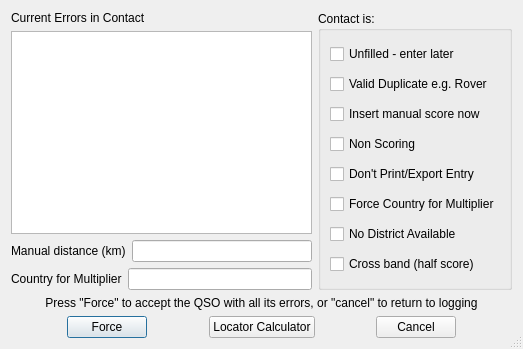
<?xml version="1.0" encoding="UTF-8"?>
<ui version="4.0">
 <class>TForceLogDlg</class>
 <widget class="QDialog" name="TForceLogDlg">
  <property name="geometry">
   <rect>
    <x>0</x>
    <y>0</y>
    <width>523</width>
    <height>349</height>
   </rect>
  </property>
  <property name="windowTitle">
   <string>Force Log the Current Contact</string>
  </property>
  <property name="sizeGripEnabled">
   <bool>true</bool>
  </property>
  <layout class="QVBoxLayout" name="verticalLayout_3">
   <item>
    <layout class="QHBoxLayout" name="horizontalLayout_3">
     <item>
      <layout class="QVBoxLayout" name="verticalLayout_2">
       <item>
        <widget class="QLabel" name="label">
         <property name="text">
          <string>Current Errors in Contact</string>
         </property>
        </widget>
       </item>
       <item>
        <widget class="QListWidget" name="ErrList"/>
       </item>
       <item>
        <layout class="QHBoxLayout" name="horizontalLayout_2">
         <item>
          <widget class="QLabel" name="label_2">
           <property name="text">
            <string>Manual distance (km)</string>
           </property>
          </widget>
         </item>
         <item>
          <widget class="QLineEdit" name="ScoreIl">
           <property name="clearButtonEnabled">
            <bool>true</bool>
           </property>
          </widget>
         </item>
        </layout>
       </item>
       <item>
        <layout class="QHBoxLayout" name="horizontalLayout">
         <item>
          <widget class="QLabel" name="label_3">
           <property name="text">
            <string>Country for Multiplier</string>
           </property>
          </widget>
         </item>
         <item>
          <widget class="QLineEdit" name="CtryMultIl">
           <property name="clearButtonEnabled">
            <bool>true</bool>
           </property>
          </widget>
         </item>
        </layout>
       </item>
      </layout>
     </item>
     <item>
      <widget class="QGroupBox" name="groupBox">
       <property name="title">
        <string>Contact is:</string>
       </property>
       <layout class="QVBoxLayout" name="verticalLayout">
        <item>
         <widget class="QCheckBox" name="CheckBox1">
          <property name="text">
           <string>Unfilled - enter later</string>
          </property>
         </widget>
        </item>
        <item>
         <widget class="QCheckBox" name="CheckBox2">
          <property name="text">
           <string>Valid Duplicate e.g. Rover</string>
          </property>
         </widget>
        </item>
        <item>
         <widget class="QCheckBox" name="CheckBox3">
          <property name="text">
           <string>Insert manual score now</string>
          </property>
         </widget>
        </item>
        <item>
         <widget class="QCheckBox" name="CheckBox4">
          <property name="text">
           <string>Non Scoring</string>
          </property>
         </widget>
        </item>
        <item>
         <widget class="QCheckBox" name="CheckBox5">
          <property name="text">
           <string>Don't Print/Export Entry</string>
          </property>
         </widget>
        </item>
        <item>
         <widget class="QCheckBox" name="CheckBox6">
          <property name="text">
           <string>Force Country for Multiplier</string>
          </property>
         </widget>
        </item>
        <item>
         <widget class="QCheckBox" name="CheckBox7">
          <property name="text">
           <string>No District Available</string>
          </property>
         </widget>
        </item>
        <item>
         <widget class="QCheckBox" name="CheckBox8">
          <property name="text">
           <string>Cross band (half score)</string>
          </property>
         </widget>
        </item>
       </layout>
      </widget>
     </item>
    </layout>
   </item>
   <item>
    <widget class="QLabel" name="ForceLabel">
     <property name="text">
      <string>Press &quot;Force&quot; to accept the QSO with all its errors, or &quot;cancel&quot; to return to logging</string>
     </property>
     <property name="alignment">
      <set>Qt::AlignmentFlag::AlignCenter</set>
     </property>
    </widget>
   </item>
   <item>
    <layout class="QHBoxLayout" name="horizontalLayout_4">
     <item>
      <spacer name="horizontalSpacer">
       <property name="orientation">
        <enum>Qt::Orientation::Horizontal</enum>
       </property>
       <property name="sizeHint" stdset="0">
        <size>
         <width>40</width>
         <height>20</height>
        </size>
       </property>
      </spacer>
     </item>
     <item>
      <widget class="QPushButton" name="OKButton">
       <property name="text">
        <string>Force</string>
       </property>
      </widget>
     </item>
     <item>
      <spacer name="horizontalSpacer_2">
       <property name="orientation">
        <enum>Qt::Orientation::Horizontal</enum>
       </property>
       <property name="sizeHint" stdset="0">
        <size>
         <width>40</width>
         <height>20</height>
        </size>
       </property>
      </spacer>
     </item>
     <item>
      <widget class="QPushButton" name="LocCalcButton">
       <property name="text">
        <string>Locator Calculator</string>
       </property>
      </widget>
     </item>
     <item>
      <spacer name="horizontalSpacer_3">
       <property name="orientation">
        <enum>Qt::Orientation::Horizontal</enum>
       </property>
       <property name="sizeHint" stdset="0">
        <size>
         <width>40</width>
         <height>20</height>
        </size>
       </property>
      </spacer>
     </item>
     <item>
      <widget class="QPushButton" name="CancelButton">
       <property name="text">
        <string>Cancel</string>
       </property>
      </widget>
     </item>
     <item>
      <spacer name="horizontalSpacer_4">
       <property name="orientation">
        <enum>Qt::Orientation::Horizontal</enum>
       </property>
       <property name="sizeHint" stdset="0">
        <size>
         <width>40</width>
         <height>20</height>
        </size>
       </property>
      </spacer>
     </item>
    </layout>
   </item>
  </layout>
 </widget>
 <resources/>
 <connections/>
</ui>
